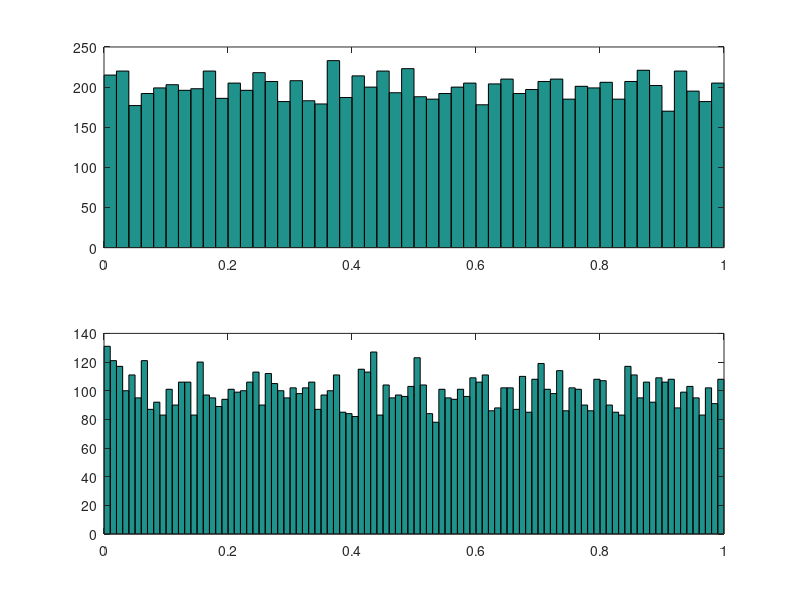

Source code (MATLAB):
%% Squares
% Two squares on a plot
RU = rand(10000, 1)
RN = rand(10000, 1)
subplot(211), hist(RU)
subplot(212), hist(RN)

%%

% Alternative grouping for each plot: 
% Plot 1: 10 -> 50 
% Plot 2: 10 -> 100
RU = rand(10000, 1)
RN = rand(10000, 1)
subplot(211), hist(RU, 50)
subplot(212), hist(RN, 100)


